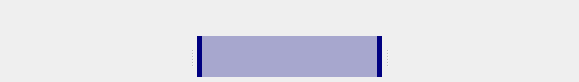
<?xml version="1.0" encoding="UTF-8"?>
<ui version="4.0">
 <class>TimeLineWidget</class>
 <widget class="QWidget" name="TimeLineWidget">
  <property name="geometry">
   <rect>
    <x>0</x>
    <y>0</y>
    <width>579</width>
    <height>82</height>
   </rect>
  </property>
  <property name="windowTitle">
   <string>Form</string>
  </property>
  <layout class="QGridLayout" name="gridLayout">
   <property name="leftMargin">
    <number>0</number>
   </property>
   <property name="topMargin">
    <number>0</number>
   </property>
   <property name="rightMargin">
    <number>0</number>
   </property>
   <property name="bottomMargin">
    <number>0</number>
   </property>
   <item row="0" column="0">
    <widget class="QGroupBox" name="groupBox_2">
     <property name="styleSheet">
      <string notr="true">QGroupBox#groupBox_2{border:none; background-color:rgba(0,0,0,0);}</string>
     </property>
     <property name="title">
      <string/>
     </property>
     <layout class="QGridLayout" name="gridLayout_2">
      <property name="leftMargin">
       <number>0</number>
      </property>
      <property name="topMargin">
       <number>30</number>
      </property>
      <property name="rightMargin">
       <number>0</number>
      </property>
      <property name="bottomMargin">
       <number>2</number>
      </property>
      <item row="0" column="0">
       <widget class="QSplitter" name="splitter">
        <property name="orientation">
         <enum>Qt::Horizontal</enum>
        </property>
        <property name="handleWidth">
         <number>10</number>
        </property>
        <property name="childrenCollapsible">
         <bool>false</bool>
        </property>
        <widget class="QGroupBox" name="groupBox">
         <property name="styleSheet">
          <string notr="true">QGroupBox{border:none;}</string>
         </property>
         <property name="title">
          <string/>
         </property>
        </widget>
        <widget class="QGroupBox" name="groupBox_body">
         <property name="styleSheet">
          <string notr="true">QGroupBox{border:none;border-left:5px solid #000080;border-right:5px solid #000080; background-color:rgba(0,0,128,30%);}</string>
         </property>
         <property name="title">
          <string/>
         </property>
        </widget>
        <widget class="QGroupBox" name="groupBox_3">
         <property name="styleSheet">
          <string notr="true">QGroupBox{border:none;}</string>
         </property>
         <property name="title">
          <string/>
         </property>
        </widget>
       </widget>
      </item>
     </layout>
    </widget>
   </item>
  </layout>
 </widget>
 <resources/>
 <connections/>
</ui>
